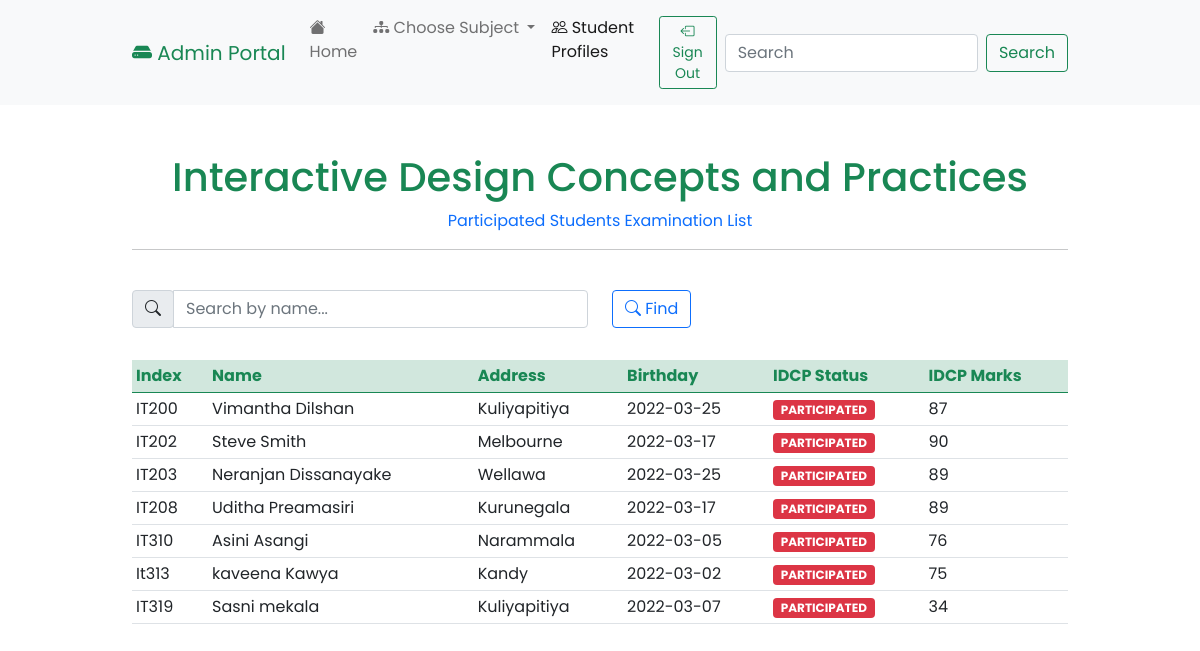
/list_idcp.php (signed in), run on the app's committed database.
### tables this page shows
CREATE TABLE `students` (
  `index` varchar(255) NOT NULL,
  `name` varchar(255) NOT NULL,
  `address` varchar(255) NOT NULL,
  `birthday` varchar(255) NOT NULL,
  `oop` varchar(255) NOT NULL,
  `oopmarks` varchar(255) NOT NULL,
  `wad` varchar(255) NOT NULL,
  `wadmarks` varchar(255) NOT NULL,
  `idcp` varchar(255) NOT NULL,
  `idcpmarks` varchar(255) NOT NULL
);

### list_idcp.php (the view, shortened to what this page needs)
<!doctype html>
<html lang="en">
<head>
    <link href="https://cdn.jsdelivr.net/npm/bootstrap@5.0.2/dist/css/bootstrap.min.css" rel="stylesheet">
    <link rel="stylesheet" href="https://cdn.jsdelivr.net/npm/bootstrap-icons@1.8.1/font/bootstrap-icons.css">
    <link rel="stylesheet" href="styles/main.css">
</head>
<body>
    <nav class="navbar navbar-expand-lg navbar-light bg-light">
        <div class="container-fluid">
            <a class="navbar-brand text-success" href="admin_portal_home.php"><i class="bi bi-hdd-fill"></i> Admin Portal</a>
            <div class="collapse navbar-collapse" id="navbarSupportedContent">
                <ul class="navbar-nav me-auto mb-2 mb-lg-0">
                    <li class="nav-item">
                        <a class="nav-link" aria-current="page" href="admin_portal_home.php"><i class="bi bi-house-fill"></i> Home</a>
                    </li>
                    <li class="nav-item dropdown">
                        <a class="nav-link dropdown-toggle" href="#" id="navbarDropdown" role="button" data-bs-toggle="dropdown" aria-expanded="false">
                            <i class="bi bi-diagram-3-fill"></i> Choose Subject
                        </a>
                    </li>
                    <li class="nav-item">
                        <a class="nav-link active" href="student_db.php"><i class="bi bi-people"></i> Student Profiles</a>
                    </li>
                    <li class="nav-item">
                        <a class="nav-link" aria-current="page" href="database/sign_out_admin.php"><button type="button" class="btn btn-outline-success btn-sm"><i class="bi bi-box-arrow-left"></i> Sign Out</button></a>
                    </li>
                </ul>
                <form class="d-flex">
                    <input class="form-control me-2" type="search" placeholder="Search" aria-label="Search" onkeyup="myFunction1()" id="myInput1">
                    <button class="btn btn-outline-success" type="submit">Search</button>
                </form>
            </div>
        </div>
    </nav>
    <br>
    <br>
    <center>
        <h1 class="log-head text-success">Interactive Design Concepts and Practices</h1>
        <h9 class="sub-head text-primary">Participated Students Examination List</h9>
        <br>
        <div class="container-fluid">
            <hr>
        </div>
    </center>
    <br>
    <div class="container-fluid">
        <div class="search">
            <form>
                <div class="row">
                    <div class="col">
                        <div class="input-group">
                            <div class="input-group-prepend">
                                <div class="input-group-text"><i class="bi bi-search"></i></div>
                            </div>
                            <input type="text" class="form-control" onkeyup="myFunction()" id="myInput" placeholder="Search by name...">
                        </div>
                    </div>
                    <div class="col">
                        <button type="button" class="btn btn-outline-primary mb-2"><i class="bi bi-search"></i> Find</button>
                    </div>
                </div>
            </form>
            <br>
        </div>
        <table class="table table-hover table-sm" id="myTable">
            <thead class="table-success">
                <tr>
                    <th class="tblhead" scope="col">Index</th>
                    <th class="tblhead" scope="col">Name</th>
                    <th class="tblhead" scope="col">Address</th>
                    <th class="tblhead" scope="col">Birthday</th>
                    <th class="tblhead" scope="col">IDCP Status</th>
                    <th class="tblhead" scope="col">IDCP Marks</th>
                </tr>
            </thead>
            <tbody>
            <?php
                include 'database/db_connect.php';
                $sql = "SELECT `index`, `name`, `address`, `birthday`, `oop`, `oopmarks`, `wad`, `wadmarks`, `idcp`, `idcpmarks` from `students` where `idcp` = 'Participated'";
                $result = $conn->query($sql);
                if ($result->num_rows > 0) {
                    if (!$conn) {
                        die('Database is not connected!');
                    } else {
                        while ($row = $result->fetch_assoc()) {
                            $idcp = $row["idcp"];
                            if ($idcp == "Participated") {
                                $idcpvar = "bg-danger";
                            } else if ($idcp== "On-Going") {
                                $idcpvar = "bg-success";
                            }
                            echo
                            "<tr><td>" . $row["index"] .
                            "</td><td>" . $row["name"] .
                            "</td><td>" . $row["address"] .
                            "</td><td>" . $row["birthday"] .
                            "</td><td><span class='badge $idcpvar text-uppercase'>" . $row["idcp"] .
                            "</span></td><td>" . $row["idcpmarks"] .
                            "</td></tr>";
                        }
                    }
                    echo "</tbody>";
                    echo "</table>";
                } else {
                    echo "No records in database";
                }
            ?>
    </div>
</body>
</html>

### styles/main.css (style rules this page uses)
* { font-family: 'Poppins', sans-serif; }
.container-fluid { max-width: 80%; }
.navbar-brand { color: #198754; }
.active { color: #0d6efd; }
.tblhead { color: #198754; }

### data on the page
students: index "IT200", name "Vimantha Dilshan", address "Kuliyapitiya", birthday "2022-03-25", idcp "PARTICIPATED", idcpmarks "87"
students: index "IT202", name "Steve Smith", address "Melbourne", birthday "2022-03-17", idcp "PARTICIPATED", idcpmarks "90"
students: index "IT203", name "Neranjan Dissanayake", address "Wellawa", birthday "2022-03-25", idcp "PARTICIPATED", idcpmarks "89"
students: index "IT208", name "Uditha Preamasiri", address "Kurunegala", birthday "2022-03-17", idcp "PARTICIPATED", idcpmarks "89"
students: index "IT310", name "Asini Asangi", address "Narammala", birthday "2022-03-05", idcp "PARTICIPATED", idcpmarks "76"
students: index "It313", name "kaveena Kawya", address "Kandy", birthday "2022-03-02", idcp "PARTICIPATED", idcpmarks "75"
students: index "IT319", name "Sasni mekala", address "Kuliyapitiya", birthday "2022-03-07", idcp "PARTICIPATED", idcpmarks "34"
